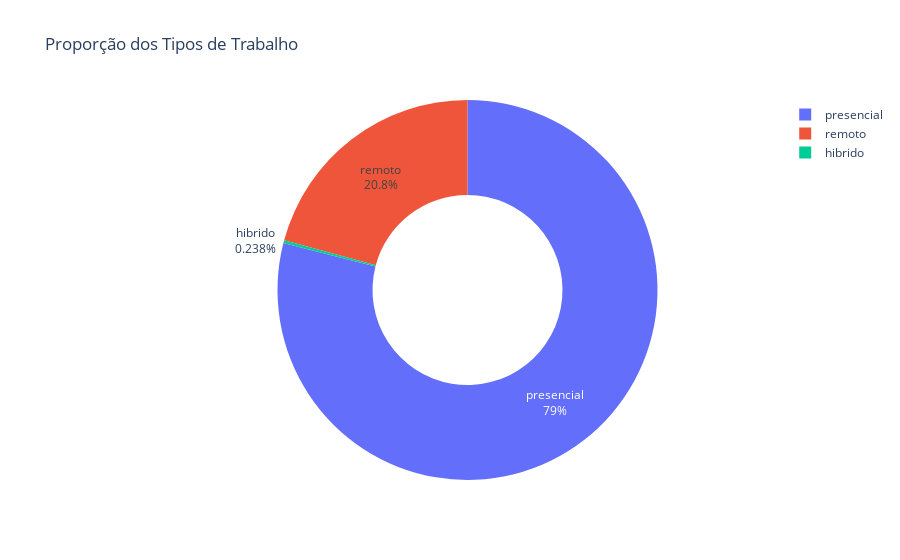

Source (notebook cell):
### Markdown cell above
##### Qual é a proporção dos tipos de trabalho?

### Code cell
remoto_counts = df_limpo['remoto'].value_counts().reset_index()
remoto_counts.columns = ['tipo_trabalho', 'contagem']

fig = px.pie(remoto_counts, names='tipo_trabalho', values='contagem', title='Proporção dos Tipos de Trabalho', hole=0.5)
fig.update_traces(textinfo='percent+label')
fig.show()

### Figure 1 — Plotly figure (JSON) as saved in the notebook; plotly's stock layout.template omitted (floating-point values rounded to 4 significant figures)
{"data": [{"domain": {"x": [0, 1], "y": [0, 1]}, "hole": 0.5, "hovertemplate": "tipo_trabalho=%{label}<br>contagem=%{value}<extra></extra>", "labels": ["presencial", "remoto", "hibrido"], "legendgroup": "", "name": "", "showlegend": true, "textinfo": "percent+label", "type": "pie", "values": [105305, 27716, 318]}], "layout": {"legend": {"tracegroupgap": 0}, "title": {"text": "Proporção dos Tipos de Trabalho"}}}
